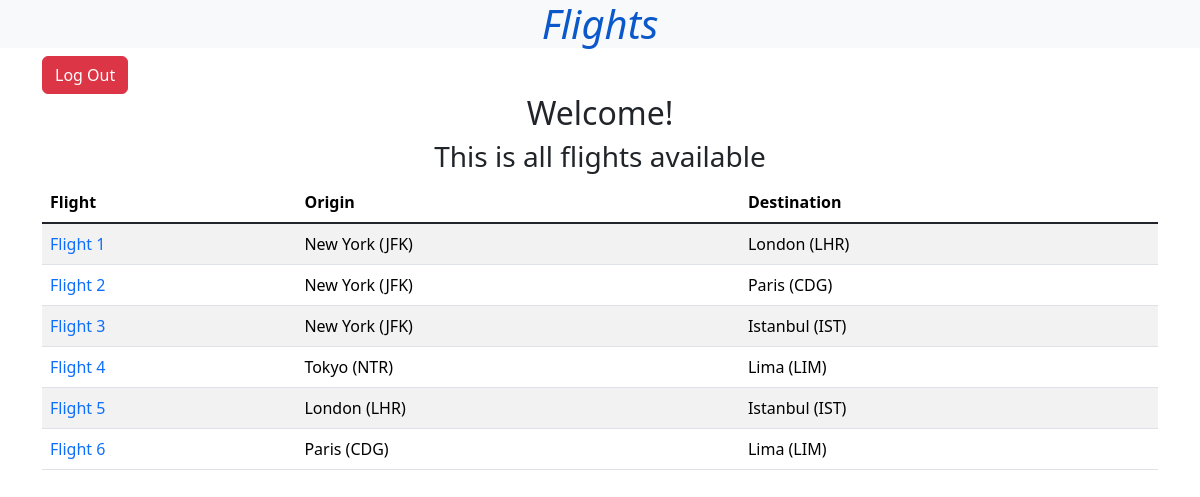
The page /flights/ (signed in) on the database its author committed.
### flights/models.py (models this page shows, shortened)
class Flight(models.Model):
    origin = models.ForeignKey(Airport, on_delete=models.CASCADE, related_name="departures")
    destination = models.ForeignKey(Airport, on_delete=models.CASCADE, related_name="arrivals")
    duration = models.IntegerField()

class Airport(models.Model):
    code = models.CharField(max_length=3)
    city = models.CharField(max_length=64)
    def __str__(self):
        return f"{self.city} ({self.code})"

### flights/views.py (the view)
# urls.py: path('', views.index, name="index"),
def index(request):
    if not request.user.is_authenticated:
        return HttpResponseRedirect(reverse("loginView"))
    return render(request, "flights/index.html", {
        "flights": Flight.objects.all()
    })

### flights/templates/flights/index.html
{% extends "flights/layout.html" %}
{% block body %}
<a href="{% url 'logoutView' %}" class="btn btn-danger">Log Out</a>
    <h2 class="text-center">Welcome!</h2>
    <h3 class="text-center">This is all flights available</h3>
    <table class="table table-striped">
        <thead>
            <tr>
                <td><b>Flight</b></td>
                <td><b>Origin</b></td>
                <td><b>Destination</b></td>
            </tr>
        </thead>
        <tbody class="table-group-divider">
            {% for flight in flights %}
                <tr>
                    <td><a href="{% url 'flight' flight.id %}" class="text-decoration-none">Flight {{ flight.id }}</a></td>
                    <td>{{flight.origin}}</td>
                    <td>{{ flight.destination }}</td>
                </tr>
            {% endfor %}
        </tbody>
    </table>
{% endblock %}

### flights/templates/flights/layout.html (shortened to what this page needs)
<!DOCTYPE html>
<html lang="en">
<head>
    <link href="https://cdn.jsdelivr.net/npm/bootstrap@5.3.3/dist/css/bootstrap.min.css" rel="stylesheet">
    <link rel="stylesheet" href="https://cdn.jsdelivr.net/npm/bootstrap-icons@1.11.3/font/bootstrap-icons.min.css">
</head>
<body>
    <header class="bg-light">
        <a href="{% url 'index' %}" class="text-decoration-none text-center"><h1><i>Flights</i></h1></a>
    </header>
    <div class="container">
        {% block body %}
        {% endblock %}
    </div>
</body>
</html>

### rows shown on the page
Flight: id "1", origin "New York (JFK)", destination "London (LHR)"
Flight: id "2", origin "New York (JFK)", destination "Paris (CDG)"
Flight: id "3", origin "New York (JFK)", destination "Istanbul (IST)"
Flight: id "4", origin "Tokyo (NTR)", destination "Lima (LIM)"
Flight: id "5", origin "London (LHR)", destination "Istanbul (IST)"
Flight: id "6", origin "Paris (CDG)", destination "Lima (LIM)"
